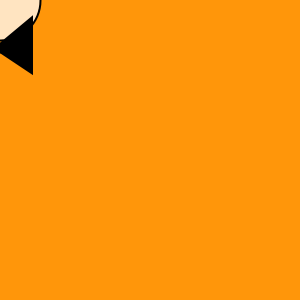
Frame 1 (no input)
Frame 60 (the mouse pressed at the canvas centre just before this capture): identical to frame 1, image omitted
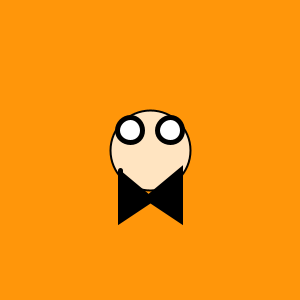
Frame 120 (the mouse held since frame 60 and released just before this capture)

The Processing sketch that drew these frames (run headless with seeded random() and noise(); from frame 60 on, the mouse is pressed at the canvas centre):

// Processing sketch: processing_23982
// ── processing_23982.pde


void setup()
{
  size(300,300);//tamaño ventana
  //background(255,150,10);//color de fondo
  smooth();//suavizado del trazo
  noCursor();//que no aparezca el cursor
}

void draw()
{
  background(255,150,10);
 
 rebicho (mouseX,mouseY);//llamamos a la funcion rebicho
 pajarita (mouseX,mouseY);//
  
}

void mouseMoved()//si se mueve el raton, se veran las elipses pequeñas de los ojo
 {
   strokeWeight (2);
   ellipse (mouseX+20, mouseY-20,3,3); //la posicion y el tamaño de la elipse
   ellipse (mouseX-20, mouseY-20,3,3);
   
 }

void rebicho (int x_, int y_)//funcion donde se dibuja el muñeco
{
  strokeWeight (2);//ancho de la linea del contorno de la elipse
  fill (255,190);//rellena de color carne la elipse
  ellipse (x_, y_, 80,80);
  strokeWeight (5);
  fill (255);
  ellipse (x_+20, y_-20,25,25);
  ellipse (x_-20, y_-20,25,25);
}

void pajarita (int x_, int y_)//funcion donde se dibuja la pajarita
{
  fill (0);
  beginShape ();
  vertex(mouseX-30,mouseY+20);
  vertex(mouseX-30,mouseY+70);
  vertex(mouseX,mouseY+50);
  vertex(mouseX+30,mouseY+70);
  vertex(mouseX+30,mouseY+20);
  vertex(mouseX,mouseY+45);
  endShape();
  
  
}






                
